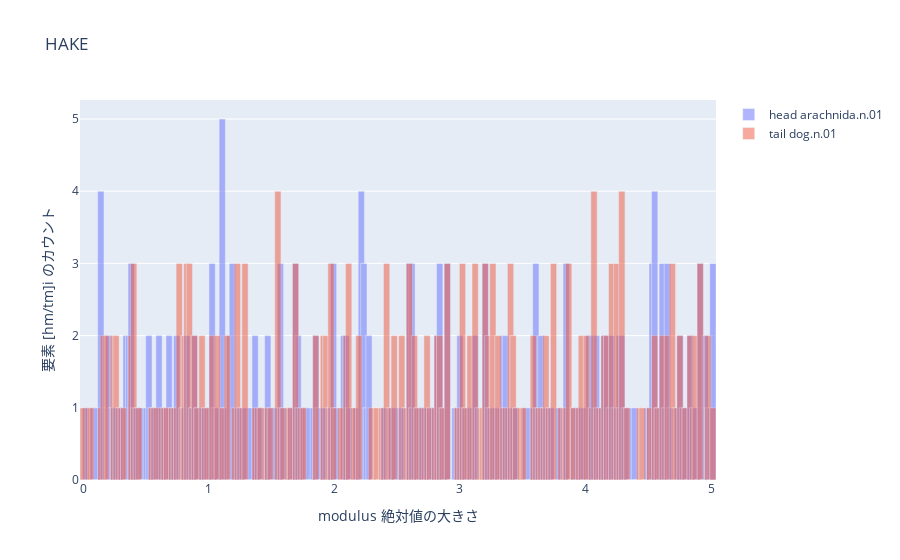

Here is the notebook cell this chart was saved with:
### Code cell
# headとtailの各座標を計算
phase_head, mod_head = np.split(entity_embedding[head_id], 2)
phase_tail, mod_tail = np.split(entity_embedding[tail_id], 2)

phase_head = phase_head / embedding_range * np.pi
phase_tail = phase_tail / embedding_range * np.pi

# 指定された区間で均等に分割
bin_edges = np.linspace(0, np.max([np.max(phase_head), np.max(phase_tail)]), num_bins + 1)

# ヒストグラムの作成
hist_head = np.histogram(phase_head, bins=bin_edges)
hist_tail = np.histogram(phase_tail, bins=bin_edges)

# Plotlyを使用してヒストグラムをプロット
fig = go.Figure()

# Head Entityのヒストグラム
fig.add_trace(go.Bar(x=hist_head[1][:-1], y=hist_head[0], name="head "+entities_dict[head_id], opacity=0.5, width=0.05))

# Tail Entityのヒストグラム
fig.add_trace(go.Bar(x=hist_tail[1][:-1], y=hist_tail[0], name="tail "+entities_dict[tail_id], opacity=0.5, width=0.05))

# レイアウトの設定
fig.update_layout(
    title='HAKE',
    xaxis=dict(title='modulus 絶対値の大きさ'),
    yaxis=dict(title='要素 [hm/tm]i のカウント'),
    barmode='overlay',  # HeadとTailのヒストグラムをオーバーレイ
)

# プロットの表示
fig.show()

### Figure 1 — Plotly figure (JSON) as saved in the notebook; plotly's stock layout.template omitted (floating-point values rounded to 4 significant figures; data arrays with more than 128 entries replaced by an {"elided": "..."} marker saying what was removed)
{"data": [{"name": "head arachnida.n.01", "opacity": 0.5, "type": "bar", "width": 0.05, "x": {"elided": "250 float values"}, "y": {"elided": "250 int values"}}, {"name": "tail dog.n.01", "opacity": 0.5, "type": "bar", "width": 0.05, "x": {"elided": "250 float values"}, "y": {"elided": "250 int values"}}], "layout": {"barmode": "overlay", "title": {"text": "HAKE"}, "xaxis": {"title": {"text": "modulus 絶対値の大きさ"}}, "yaxis": {"title": {"text": "要素 [hm/tm]i のカウント"}}}}
